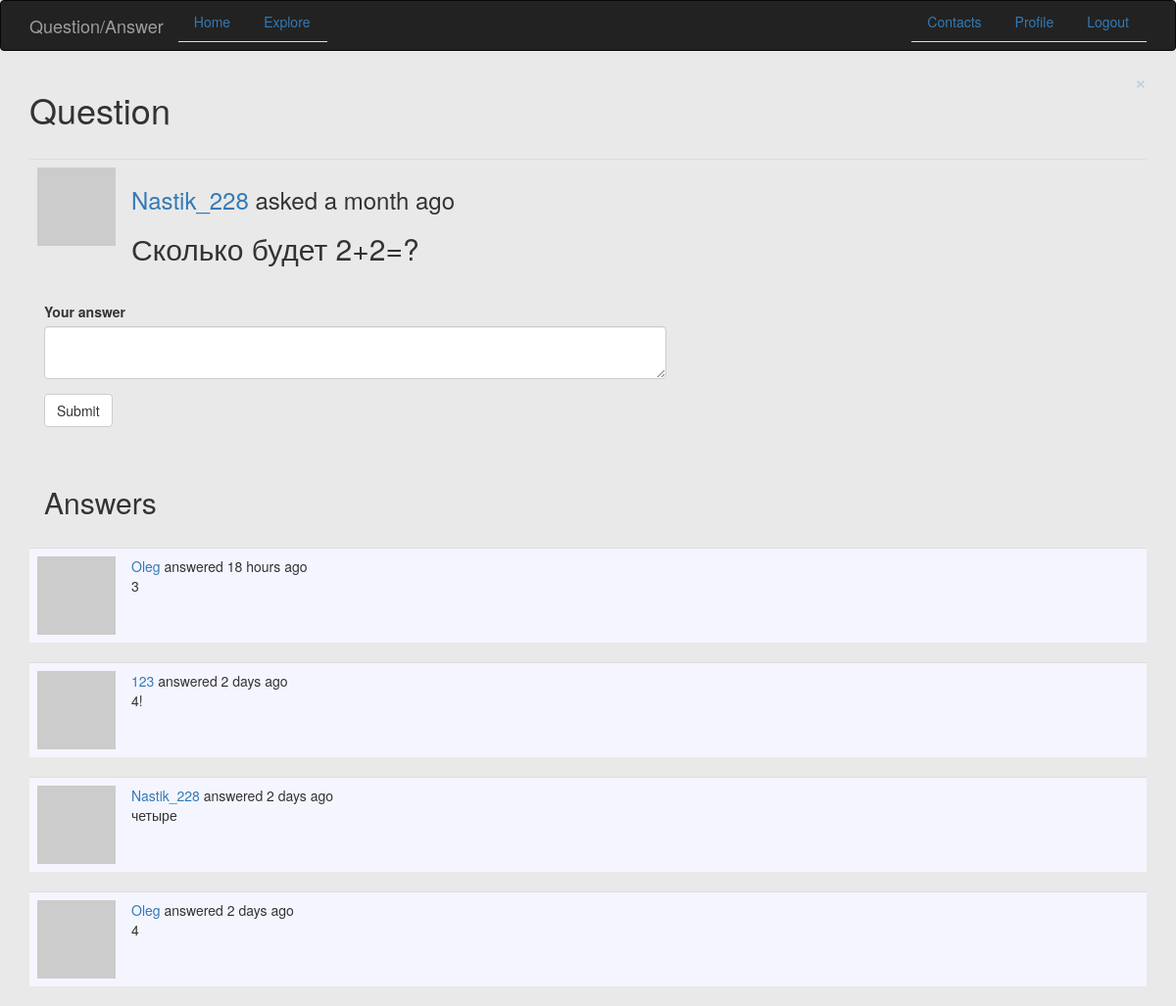
Page /question/15 (signed in) on the committed database.
### app/models.py (models this page shows, shortened)
class Post(db.Model):
    id = db.Column(db.Integer, primary_key=True)
    body = db.Column(db.String(140))
    timestamp = db.Column(db.DateTime, index=True, default=datetime.utcnow)
    user_id = db.Column(db.Integer, db.ForeignKey('user.id'))
    answers = db.relationship('Answer', backref='post', lazy='dynamic')

class Answer(db.Model):
    id = db.Column(db.Integer, primary_key=True)
    body = db.Column(db.String(140))
    timestamp = db.Column(db.DateTime, index=True, default=datetime.utcnow)
    quest_id = db.Column(db.Integer, db.ForeignKey('post.id'))
    user_id = db.Column(db.Integer, db.ForeignKey('user.id'))

### app/routes.py (the view)
@app.route('/question/<quest_id>', methods=['GET', 'POST'])
@login_required
def question(quest_id):
    form = QuestionForm()
    page = request.args.get('page', 1, type=int)
    post =  Post.query.filter_by(id=quest_id).first()
    if form.validate_on_submit():
        answer = Answer(body=form.answer.data, author=current_user, post=post)
        db.session.add(answer)
        db.session.commit()
        flash('Your answer is very good, bro!')
        return redirect(url_for('question', quest_id=quest_id))
    answers = Answer.query.filter_by(quest_id=quest_id).order_by(Answer.timestamp.desc())
    return render_template('question.html', title='Question', answers=answers, form=form, post=post)

### app/forms.py
class QuestionForm(FlaskForm):
    answer = TextAreaField(_l('Your answer'), validators=[DataRequired()])
    submit = SubmitField(_l('Submit'))

### app/models.py (called while the page is built)
@login.user_loader
def load_user(id):
    return User.query.get(int(id))

    def avatar(self, size):
        digest = md5(self.email.lower().encode('utf-8')).hexdigest()
        return 'https://www.gravatar.com/avatar/{}?d=identicon&s={}'.format(
            digest, size)

### app/routes.py (called while the page is built)
@app.before_request
def before_request():
    if current_user.is_authenticated:
        current_user.last_seen = datetime.utcnow()
        db.session.commit()
    g.locale = str(get_locale())

### app/templates/question.html (shortened to what this page needs)
{% extends "base.html" %}
{% import 'bootstrap/wtf.html' as wtf %}
{% block app_content %}
    <button type="button" class="close" aria-label="Close">
        <span aria-hidden="true"><a class="nav-link" href="{{url_for('index')}}">&times;</a></span>
    </button>
   <h1>{{_('Question')}}</h1>
   <br>
    <table class="table table">
        <tr>
            <td width="70px">
                <a href="{{ url_for('user', username=post.author.username) }}">
                    <img src="{{ post.author.avatar(120) }}" />
                </a>
            </td>
            <td>
                <h3>{{ _('%(username)s asked %(when)s',
                    username=user_link, when=moment(post.timestamp).fromNow()) }}</h3>
                <h2>{{post.body}}</h2>
            </td>
        </tr>
    </table>
    {% if form %}
        <div class="col-md-7">
            {{ wtf.quick_form(form) }}<br><br>
            <h2>{{_('Answers')}}</h2><br>
        </div>
    {% endif %}
    {% for answer in answers %}
        {% include '_answer.html' %}
    {% endfor %}
{% endblock %}

### app/templates/_answer.html (shortened to what this page needs)
<table class="table table-hover"  style="background-color:#F5F5FF">
    <tr>
        <td width="70px">
            <a href="{{ url_for('user', username=answer.author.username) }}">
                <img src="{{ answer.author.avatar(70) }}" />
            </a>
        </td>
        <td>
            {{ _('%(username)s answered  %(when)s',
                username=user_link, when=moment(answer.timestamp).fromNow()) }}
            <br>
            {{answer.body}}
        </td>
    </tr>
</table>

### rows in the picture
Post: body "Сколько будет 2+2=?"
Answer: body "3"
Answer: body "4!"
Answer: body "четыре"
Answer: body "4"
